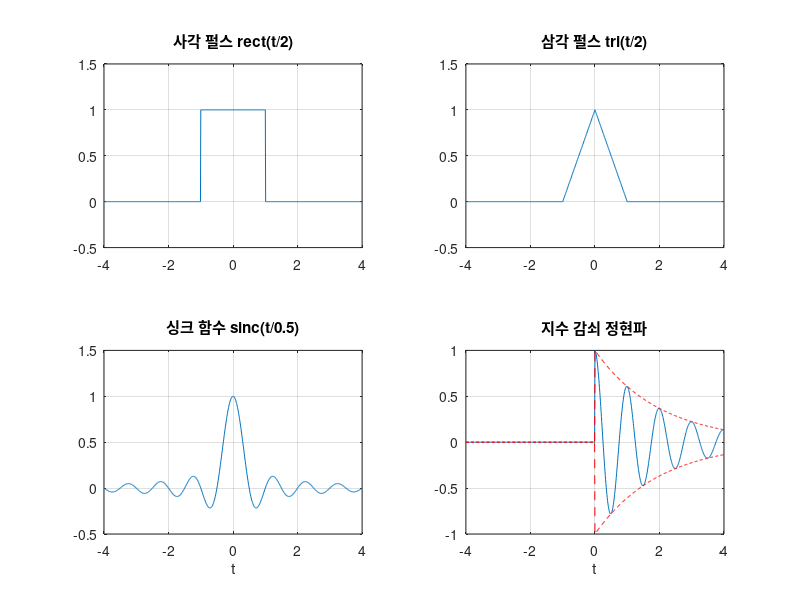

MATLAB code to generate this figure:
close all;                                    % 모든 생성된 창을 닫음 
clear all;                                    % 열려있는 작업영역(workspace)을 모두 비움 
clc;                                          % 명령(command) 창을 비움

ti=-4;tf=4;dt=0.01;t=ti:dt:tf;                % 시간축 설정
xa=(-1<=t & t<=1);                            % 사각 펄스 
xb=(t+1).*(t>=-1)-2*t.*(t>=0)+(t-1).*(t>=1);  % 삼각 펄스 
J=find(t,1)-1;                                % t=0인 데이터 배열 인덱스 찾음 
for I=1:length(t)
   if I == J
       xc(I)=1;                               % 싱크 함수(t=0)  
   else
       xc(I)=sin(2*pi*t(I))/(2*pi*t(I));      % 싱크 함수 
   end
end
xd=exp(-0.5*t).*cos(2*pi*t).*(t>=0);          % 지수 감쇠 정현파 
xde=exp(-0.5*t).*(t>=0);                      % 지수 감쇠 정현파의 포락선 

subplot(2,2,1);                               % 2행 2열 분할 그림 창의 1번 창 
plot(t,xa);                                   % 계단 신호 그림
axis([ti tf -0.5 1.5]); grid on;              % x축과 y축 영역 설정, 그리드 표시
title('사각 펄스 rect(t/2)');                  % 그림 제목
subplot(2,2,2);                               % 2행 2열 분할 그림 창의 2번 창  
plot(t,xb);                                   % 사각 펄스 그림
axis([ti tf -0.5 1.5]); grid on;              % x축과 y축 영역 설정, 그리드 표시
title('삼각 펄스 tri(t/2)');                   % 그림 제목
subplot(2,2,3);                               % 2행 2열 분할 그림 창의 3번 창  
plot(t,xc);                                   % 싱크 함수 그림
axis([ti tf -0.5 1.5]); grid on;              % x축과 y축 영역 설정, 그리드 표시
title('싱크 함수 sinc(t/0.5)');                % 그림 제목
xlabel('t');                                  % x축 라벨
subplot(2,2,4);                               % 2행 2열 분할 그림 창의 4번 창  
plot(t,xd,t,xde,'--r',t,-xde,'--r');          % 지수 감쇠 정현파와 포락선 그림
axis([ti tf -1 1]); grid on;                  % x축과 y축 영역 설정, 그리드 표시
title('지수 감쇠 정현파');                     % 그림 제목
xlabel('t');                                  % x축 라벨 